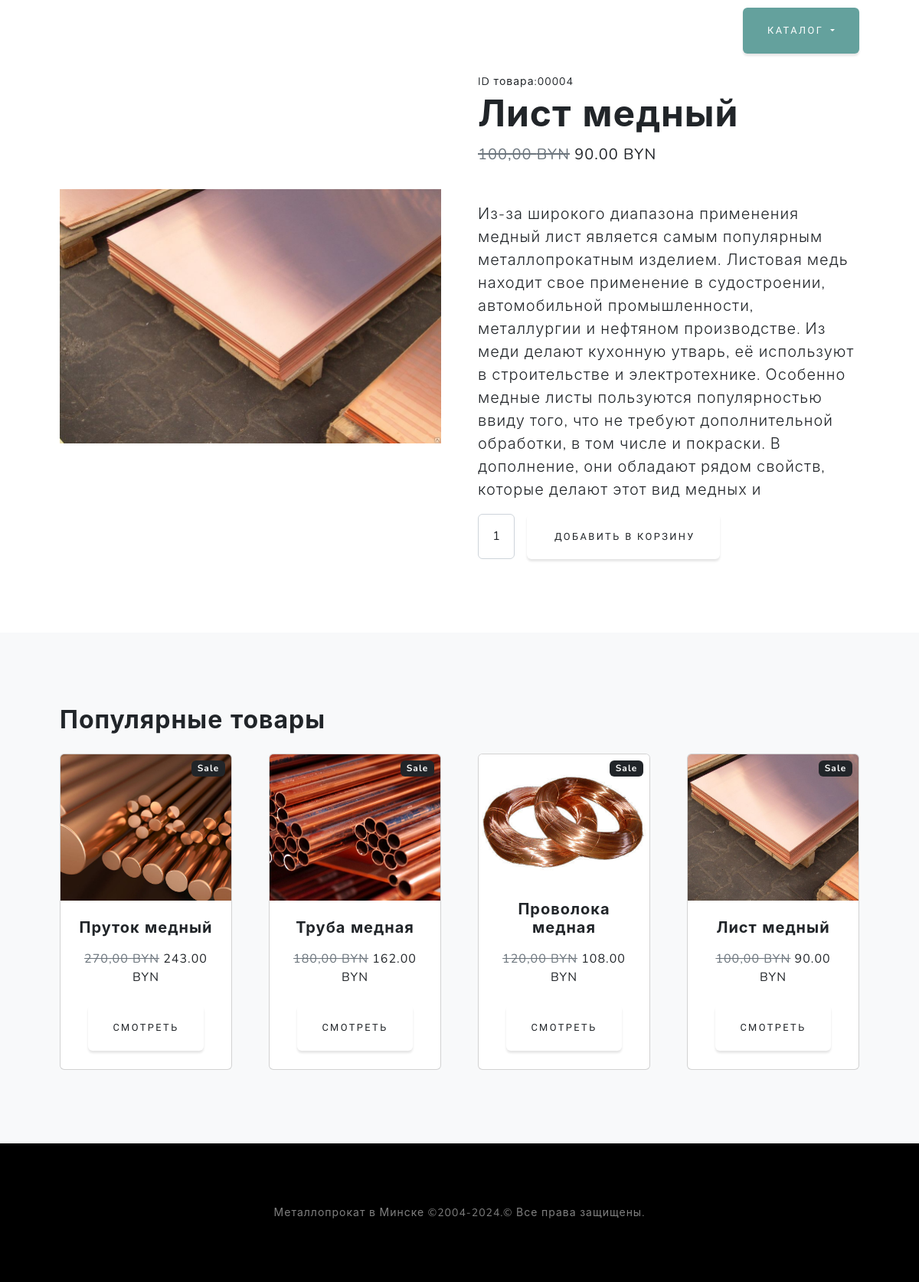
The app's page /catalog/product/list-mednyj/ with its own data.
### goods/models.py (models this page shows, shortened)
class Products(models.Model):
    name = models.CharField(max_length = 150, unique = True, verbose_name="Название")
    slug = models.SlugField(max_length=200, unique=True, blank=True, null=True, verbose_name="URL")
    price = models.DecimalField(default=0.00, max_digits=7, decimal_places=2, verbose_name="Цена")
    image = models.ImageField(upload_to="goods_images",blank=True, null=True, verbose_name="Изображение")
    category = models.ForeignKey(to=Categories,on_delete=models.CASCADE, verbose_name='Категория')
    description = models.TextField(max_length=1000,unique=True,blank=True,null=True,verbose_name="Описание")
    discount = models.DecimalField(default=0.00, max_digits=4, decimal_places=2, verbose_name="Скидка в %")
    class Meta:
        db_table = "product"
        verbose_name = "Продукт"
        verbose_name_plural = "Продукты"
    def display_id(self):
        return f"{self.id:05}"
    def calc_discount(self):
        if self.discount:
            return format(self.price - self.price*self.discount/100,'.2f')

### goods/views.py (the view)
# urls.py: path('product/<slug:product_slug>/', views.product, name='product'),
def product(request, product_slug):
    product = Products.objects.get(slug=product_slug)
    context ={
        'product':product
    }
    return render(request, 'goods/product.html',context=context)

### goods/templatetags/goods_tags.py (called while the page is built)
@register.simple_tag()
def tag_categories():
    return Categories.objects.all()

@register.simple_tag()
def tag_products_sell():
    return Products.objects.filter(discount__gte=10)

### goods/templates/goods/product.html (shortened to what this page needs)
{% extends "main/base.html" %}
{% load static %}
{% block main %}
{% load goods_tags %}
<section class="py-5">
    <div class="container px-4 px-lg-5 my-5">
        <div class="row gx-4 gx-lg-5 align-items-center">
            <div class="col-md-6">
            <img class="card-img-top mb-5 mb-md-0" src="{{product.image.url}}" alt="..." />
            </div>
            <div class="col-md-6">
                <div class="small mb-1">ID товара:{{product.display_id}}</div>
                <h1 class="display-5 fw-bolder">{{product.name}}</h1>
                <div class="fs-5 mb-5">
                    {% if  product.discount%}
                        <span class="text-muted text-decoration-line-through">{{product.price}} BYN</span>
                        <span>{{product.calc_discount}} BYN</span>
                    {% else %}
                        <span>{{product.price}} BYN</span>
                    {% endif %}
                </div>
                <p class="lead">{{product.description}}</p>
                <div class="d-flex">
                    <input class="form-control text-center me-3" id="inputQuantity" type="num" value="1" style="max-width: 3rem" />
                    <button class="btn btn-outline-dark flex-shrink-0" type="button">
                        Добавить в корзину
                    </button>
                </div>
            </div>
        </div>
    </div>
</section>
<section class="py-5 bg-light">
    <div class="container px-4 px-lg-5 mt-5">
        <h2 class="fw-bolder mb-4">Популярные товары</h2>
        <div class="row gx-4 gx-lg-5 row-cols-2 row-cols-md-3 row-cols-xl-4 justify-content-center">
            {% tag_products_sell as products %}
            {% for product in products %}
            <div class="col mb-5">
                <div class="card h-100">
                {% if  product.discount %}
                    <div class="badge bg-dark text-white position-absolute" style="top: 0.5rem; right: 0.5rem">Sale</div>
                {% endif %}
                {% if product.image %}
                    <img class="card-img-top" style="  height: inherit; object-fit: cover;" src="{{ product.image.url }}" alt="{{product.name}}" />
                {% else %}
                    <img class="card-img-top" style="  height: inherit; object-fit: cover;" src="{% static "assets/img/not_found.png" %}" alt="..." />
                {% endif %}
                    <div class="card-body p-4">
                        <div class="text-center">
                            <h5 class="fw-bolder">{{ product.name }}</h5>
                        {% if  product.discount%}
                            <span class="text-muted text-decoration-line-through">{{product.price}} BYN</span>
                            <span>{{product.calc_discount}} BYN</span>
                        {% else %}
                            <span>{{product.price}} BYN</span>
                        {% endif %}
                        </div>
                    </div>
                    <div class="card-footer p-4 pt-0 border-top-0 bg-transparent">
                        <div class="text-center"><a class="btn btn-outline-dark mt-auto" href="{% url "goods:product" product.slug%}">Смотреть</a></div>
                    </div>
                </div>
            </div>
            {% endfor %}
        </div>
    </div>
</section>
{% endblock main%}

### records on screen
Products: image (picture), display_id "00004", name "Лист медный", price "100,00", calc_discount "90.00", description "Из-за широкого диапазона применения медный лист является самым популярным металлопрокатным изделием. Листовая медь находит свое применение в судостроении, автомобильной промышленности, металлургии и нефтяном производстве. Из меди делают кухонную утварь, её используют в строительстве и электротехнике. Особенно медные листы пользуются популярностью ввиду того, что не требуют дополнительной обработки, в том числе и покраски. В дополнение, они обладают рядом свойств, которые делают этот вид медных и", shows "Sale"
Products: shows "Sale", image (picture), name "Пруток медный", price "270,00", calc_discount "243.00"
Products: shows "Sale", image (picture), name "Труба медная", price "180,00", calc_discount "162.00"
Products: shows "Sale", image (picture), name "Проволока медная", price "120,00", calc_discount "108.00"
